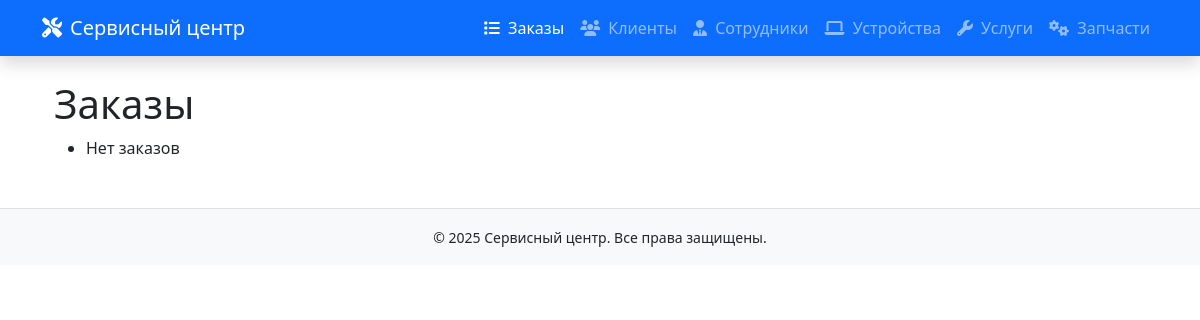
The page /serv/orders/ on the database as committed earlier.
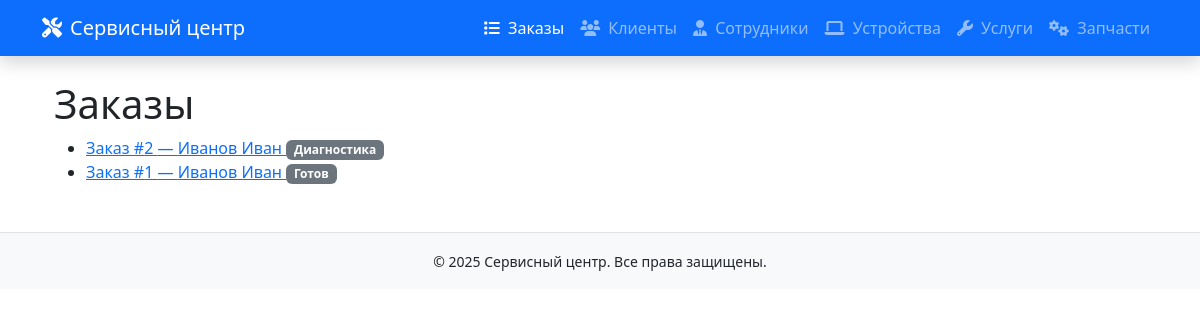
The same page on the database as committed later.
### SAMserv/models.py (models this page shows, shortened)
class Order(models.Model):
    STATUS_CHOICES = [
        ('new', 'Новый'),
        ('diagnostics', 'Диагностика'),
        ('repair', 'В ремонте'),
        ('ready', 'Готов'),
        ('issued', 'Выдан'),
    ]
    client = models.ForeignKey(Client, on_delete=models.CASCADE)
    device = models.ForeignKey(Device, on_delete=models.CASCADE)
    master = models.ForeignKey(Employee, on_delete=models.CASCADE, related_name='orders_as_master')
    services = models.ManyToManyField(Service, through='OrderService')
    details = models.ManyToManyField(Detail, through='OrderDetail')
    cashier = models.ForeignKey(Employee, on_delete=models.CASCADE, related_name='orders_as_cashier')
    status = models.CharField(max_length=20, choices=STATUS_CHOICES, default='new')
    final_cost = models.DecimalField(max_digits=10, decimal_places=2, null=True, blank=True)
    created_date = models.DateTimeField(auto_now_add=True)
    issue_description = models.TextField()
    diagnosis = models.TextField(blank=True)
    estimated_cost = models.DecimalField(max_digits=10,decimal_places=2,default=0.00)

class Client(models.Model):
    phone_number = models.CharField(max_length=20)
    email = models.CharField(max_length=100)
    last_name = models.CharField(max_length=25)
    first_name = models.CharField(max_length=25)
    middle_name = models.CharField(max_length=25, blank=True, null=True)
    def __str__(self):
        return f"{self.last_name} {self.first_name}"

### SAMserv/views.py (the view)
# urls.py: path('orders/', views.order_list, name='order-list'),
def order_list(request):
    orders = Order.objects.all().order_by('-created_date')
    return render(request, 'orders/order_list.html', {'orders': orders})

### SAMserv/templates/orders/order_list.html (shortened to what this page needs)
{% extends 'base.html' %}
{% block content %}
<div class="container">
    <h1>Заказы</h1>
    <ul>
        {% for order in orders %}
            <li>
                <a href="{% url 'order-detail' order.id %}">
                    Заказ #{{ order.id }} — {{ order.client }}
                </a>
                <span class="badge bg-secondary">{{ order.get_status_display }}</span>
            </li>
        {% empty %}
            <li>Нет заказов</li>
        {% endfor %}
    </ul>
</div>
{% endblock %}

### SAMserv/templates/base.html (shortened to what this page needs)
<!DOCTYPE html>
<html lang="ru">
<head>
    <link href="https://cdn.jsdelivr.net/npm/bootstrap@5.3.0/dist/css/bootstrap.min.css" rel="stylesheet">
    <link rel="stylesheet" href="https://cdnjs.cloudflare.com/ajax/libs/font-awesome/6.4.0/css/all.min.css">
</head>
<body>
    <nav class="navbar navbar-expand-lg navbar-dark bg-primary shadow">
        <div class="container">
            <a class="navbar-brand" href="{% url 'order-list' %}">
                <i class="fas fa-tools me-2"></i>Сервисный центр
            </a>
            <div class="collapse navbar-collapse" id="navbarNav">
                <ul class="navbar-nav ms-auto">
                    <li class="nav-item">
                        <a class="nav-link {% if request.resolver_match.url_name == 'order-list' %}active{% endif %}" href="{% url 'order-list' %}">
                            <i class="fas fa-list me-1"></i> Заказы
                        </a>
                    </li>
                    <li class="nav-item">
                        <a class="nav-link {% if request.resolver_match.url_name == 'client-list' %}active{% endif %}" href="{% url 'client-list' %}">
                            <i class="fas fa-users me-1"></i> Клиенты
                        </a>
                    </li>
                    <li class="nav-item">
                        <a class="nav-link {% if request.resolver_match.url_name == 'employee-list' %}active{% endif %}" href="{% url 'employee-list' %}">
                            <i class="fas fa-user-tie me-1"></i> Сотрудники
                        </a>
                    </li>
                    <li class="nav-item">
                        <a class="nav-link {% if request.resolver_match.url_name == 'device-list' %}active{% endif %}" href="{% url 'device-list' %}">
                            <i class="fas fa-laptop me-1"></i> Устройства
                        </a>
                    </li>
                    <li class="nav-item">
                        <a class="nav-link {% if request.resolver_match.url_name == 'service-list' %}active{% endif %}" href="{% url 'service-list' %}">
                            <i class="fas fa-wrench me-1"></i> Услуги
                        </a>
                    </li>
                    <li class="nav-item">
                        <a class="nav-link {% if request.resolver_match.url_name == 'detail-list' %}active{% endif %}" href="{% url 'detail-list' %}">
                            <i class="fas fa-cogs me-1"></i> Запчасти
                        </a>
                    </li>
                </ul>
            </div>
        </div>
    </nav>
    <div class="container mt-4 mb-5">
        {% block content %}{% endblock %}
    </div>
    <footer class="bg-light py-3 mt-5 border-top">
        <div class="container text-center">
            <small>© 2025 Сервисный центр. Все права защищены.</small>
        </div>
    </footer>
</body>
</html>

Rows that differ between the two databases and show on the page:
added Order: id "2", client "Иванов Иван", status "Диагностика"
added Order: id "1", client "Иванов Иван", status "Готов"
Other text that changed with them:
text no longer shown: "Нет заказов"
